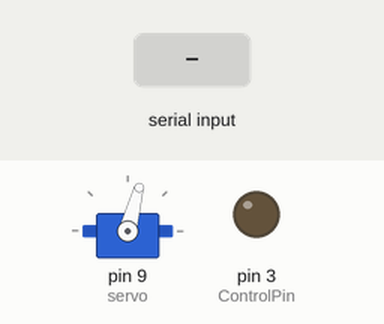
This sketch was run on a simulated Arduino Uno, built with avr-gcc and run on an emulated ATmega328P. On the bench: servo, output pins drawn as LEDs (lit = HIGH). The inputs (shaded band) are chosen by the test bench. What the sketch prints to the serial monitor is not drawn.

Above: at 1.2 s.
1.3 s: "90,45\n" received over Serial
At 1.8 s:
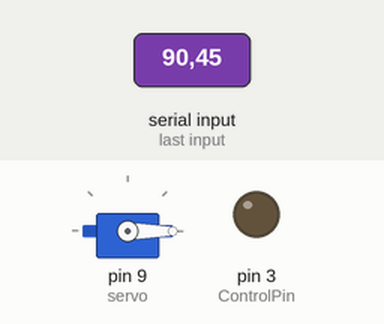
Timing chart, 0 to 4.3 s (numbered marks = the images above; inputs shaded):
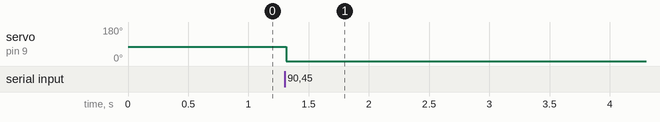

Measured:
- after the input at 1.3 s, servo on pin 9 (servo): 75° → 0° at once

The sketch:

New_App_RC.ino
```cpp
#include <Servo.h> //Imports the server library
Servo servo; //Defines the servo

String readString;  //Defines the string readString - also might be a command idk
int ControlPin = 3; //Defines the integer ControlPin to 3

void setup() {
  pinMode(ControlPin, OUTPUT);  //Tells the arduino that the pin is an output
  analogWrite(ControlPin, 0); //Sets the motor to 0 speed
  Serial.begin(9600); //Starts serial gathering
  servo.attach(9);  //Determines port of servo
  servo.write(75);  //Determines starting angle of servo
  Serial.println("Happy Boating!"); //Displays a happy message

}

void loop() {

  while (Serial.available()) { //Asks for serial input
    char state = Serial.read(); //Defines state as the serial input
    readString += state; //Sets readString to the serial input
    delay(2); //Some delay idk
  }

  if (readString.length() >0) { //Checks if the input is actually a number
    readString.remove(0, 2);  //Removes the first 2 indexes of the garbage input from garbage app
    int speedy = readString.toInt();  //Sets speedy to the integer input
    speedy = (speedy - 128) * 2;  //Math genius to make garbage app work better
    if (speedy >= 0 && speedy < 256)  { //
      analogWrite(ControlPin, speedy);  //
    }                                   //
    else if  (speedy < 0)  {            //
      analogWrite(ControlPin, 0);       //Getting rid of outliers and setting motor speed
    }                                   //
    else if (speedy >= 256)  {          //
      analogWrite(ControlPin, 255);     //
    }                                   //

    readString.remove(0, 6);  //Removing first garbage to reveal second number from garbage app
    int angle = readString.toInt(); //Set angle to second integer input
    angle = angle - 53; //More math to make garbage app work with cheap servo
    servo.write(angle); //Set servo angle
    readString="";  //No clue
  }
}
```
